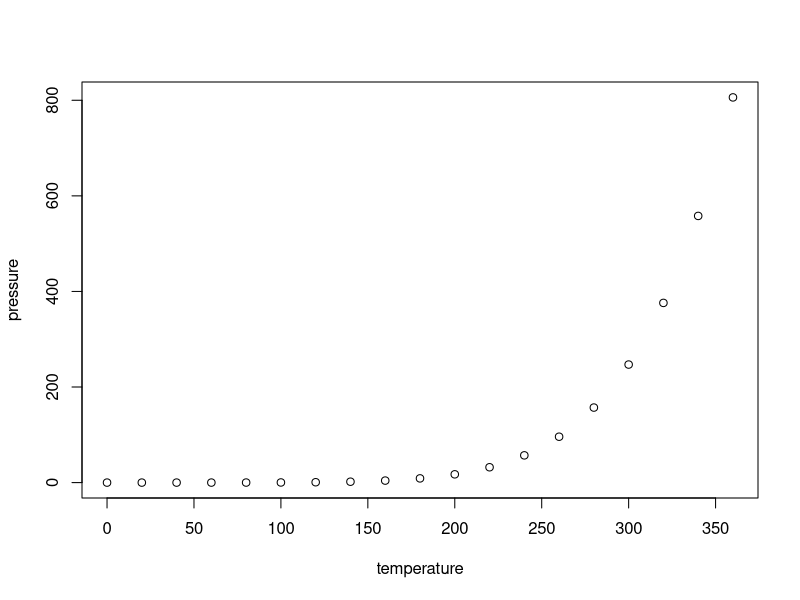
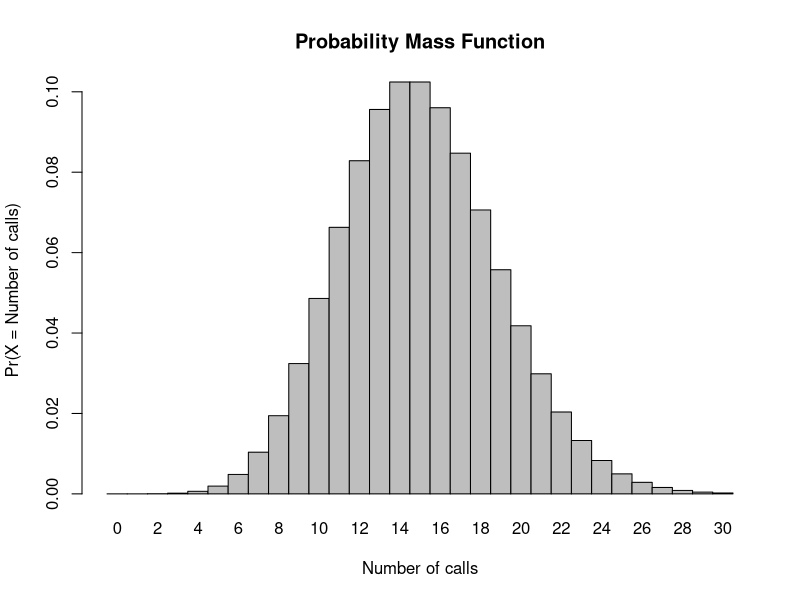
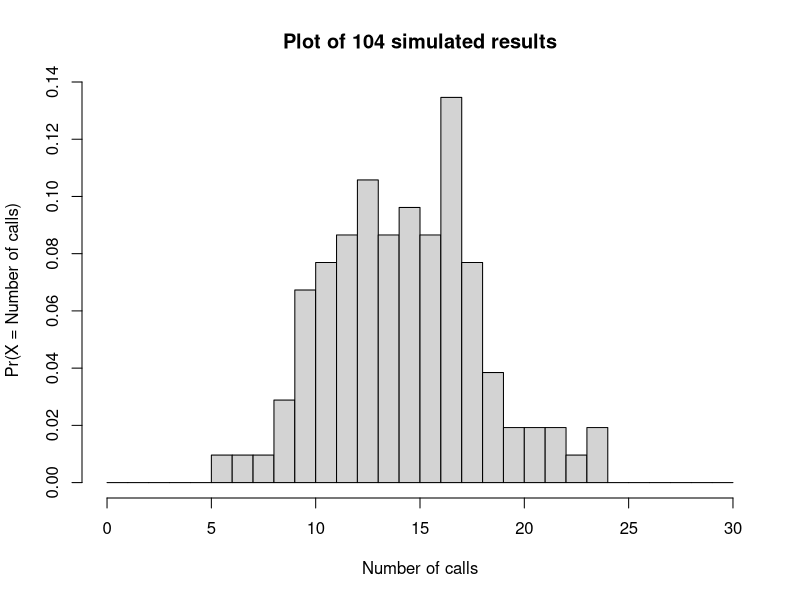

Recreate these plots in R, in order.
## ---- chunk 1
knitr::opts_chunk$set(echo = TRUE)
## ---- chunk 2
summary(cars)
## ---- chunk 3
plot(pressure)
## ---- chunk 4
l <- 15 ## This establishes lambda = 15
ppois(8, l, lower.tail = FALSE) ## This returns the probability that she will hear more than 8 calls during any given session. The lower.tail = FALSE argument makes the function give you the probability of x being greater than 8 instead of lower than 8 which is the default for ppois.
## ---- chunk 5
#Miguel: I think that is the most efficient way to do it! I did not know that option exist; thanks to it now I have realized that my answer is not complete.

#Liz: Everything seemed to run well! I now see what you mean about this being a more efficient way! I am going to give this a try on my own homework. 
## ---- chunk 6
dpois(0,l) ## This returns the probability that she will hear no calls in a session
dpois(3,l) ## This returns the probability that she will hear exactly 3 calls in a session
## ---- chunk 7
#Miguel: Correct answers. When coding the "xpois" function I would recommend writing the whole argument, I mean "x = nº" and "lambda = x", at least it works better for my brain to understand what I am doing.

#Liz: This runs well! I did it a bit differently, I believe I did it the same way Miguel mentioned, but it seems right.
## ---- chunk 8
#This code plots the poisson mass function of the values of x from 0 to 30
relevant <- 0:30
y <- dpois(x = relevant, lambda = l)
barplot(y, names.arg = relevant, space = 0, xlab = "Number of calls", ylab = "Pr(X = Number of calls)", main = "Probability Mass Function")
## ---- chunk 9
#Miguel: Good job! You can set the plot in one step if you want: "barplot(dpois(x = relevant, lambda = l), etc" so you do not need to create the vector "y". For me, it also helps to see every part of the coding for the plot in a different line.

#Liz: Nice!
## ---- chunk 10
##This simulates 104 results from this distribution 
x <- rpois(104,l)
x
## ---- chunk 11
#Miguel: You can do it in just one line by "rpois(n = 104, lambda = l)". Maybe you did like this for the histogram of the next question.

#Liz: Runs great! I did it the same way Miguel mentioned by writing it in one line.
## ---- chunk 12
## This plots the simulated results. Probability = TRUE makes the function represent the probabilities instead of the frequencies.
hist(x, breaks = seq(from =0, to = 30, by = 1), probability = TRUE, main = "Plot of 104 simulated results", xlab = "Number of calls", ylab = "Pr(X = Number of calls)", xlim = c(0,30))
## The shape of this plot ressembles the probability mass function, but it doesn`t match perfectly.
#Miguel: Good job! I like how you separated the bars with the argument "by = nº". I did not used the "Probability function". I guess I will need to change that.

#Liz: Great! 
